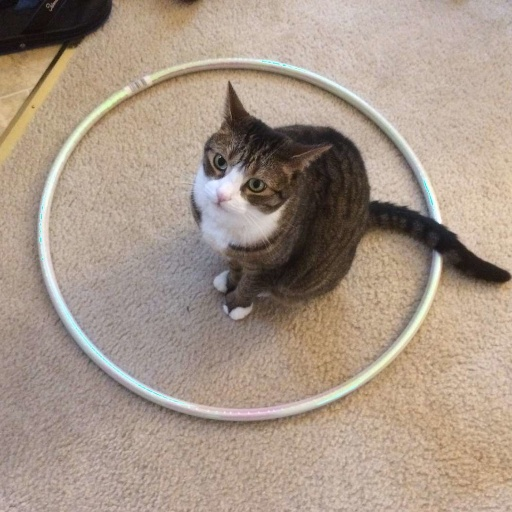
#> input picture images/cat.jpg, 512 x 512 px, found by its file name
$ python 1_c.py
#> lines starting #> are read from the running program, lines starting #| are printed output that depends on the picture; after the words box and inside, x2 and y2 are one past the last pixel; in counts of white or black regions, pixels touching at a corner belong together
import cv2
import matplotlib.pyplot as plt
import numpy as np


def histogram(image):
	y = [ 0 for i in range(256) ]
	x = [ i for i in range(256) ]

	for i in range(image.shape[0]):
		for j in range(image.shape[1]):
			y[image[i,j]] += 1

	return x, y


def single_threshold_segment(image, threshold=127):
	for i in range(image.shape[0]):
		for j in range(image.shape[1]):
			if image[i, j] > threshold:
				image[i, j] = 1
			else:
				image[i, j] = 0
	return image

if __name__ == '__main__':
	img = cv2.imread('cat.jpg', cv2.IMREAD_GRAYSCALE)
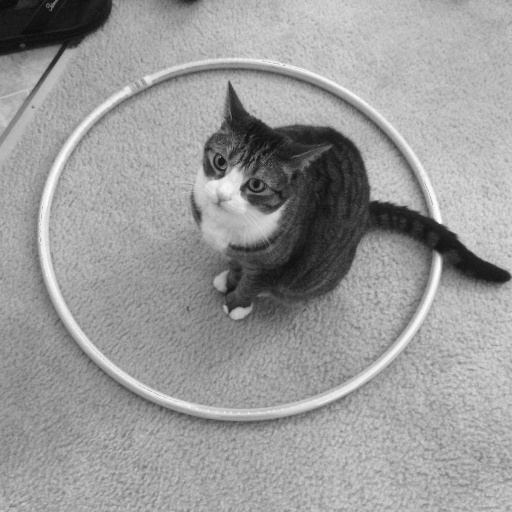
#> img: shape (512, 512); min 9, max 255, mean 154

	hist = histogram(img)
	segmented_image = single_threshold_segment(img, threshold=150)
#> after the loop in single_threshold_segment, `for i in range(image.shape[0]):`:
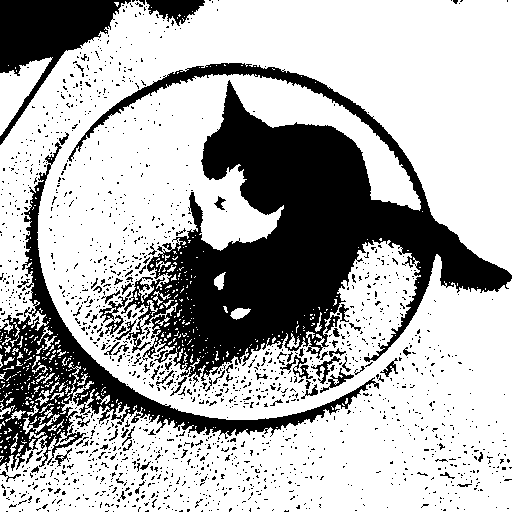
#> image: shape (512, 512); values 0 (black) and 1 (white), 70% white; 1635 black regions (1558 under 20 px), largest, box (x1, y1, x2, y2) and area: (68, 63, 512, 387) 47252, (0, 142, 379, 472) 14415, (0, 0, 131, 145) 6736
	img = cv2.imread('cat.jpg', cv2.IMREAD_GRAYSCALE)

	plt.subplot(1,3,1)
	plt.imshow(img, cmap='gray')
	plt.title('Original Image')
	plt.axis('off')
	plt.subplot(1,3,2)
	plt.bar(hist[0], hist[1])
	plt.title('Histogram of the Image')
	plt.axis('on')
	plt.subplot(1,3,3)
	plt.imshow(segmented_image, cmap='gray')
	plt.title('Segmented Image')
	plt.axis('off')

	plt.show()
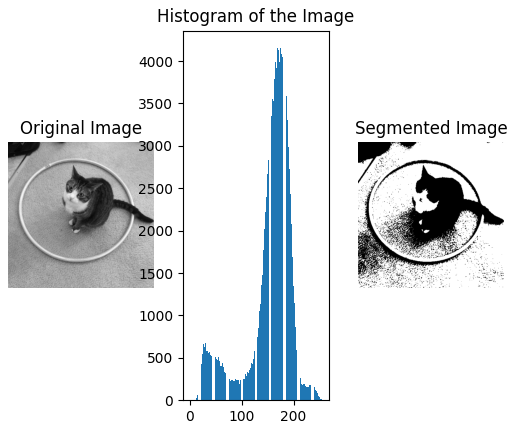
#> figure drawn by matplotlib, 3 panels; panel 2: tallest bar 4152 high, from x = 168.6 to 169.4

$ run again, with images/applo17_boulder_noisy.tif saved as images/cat.jpg
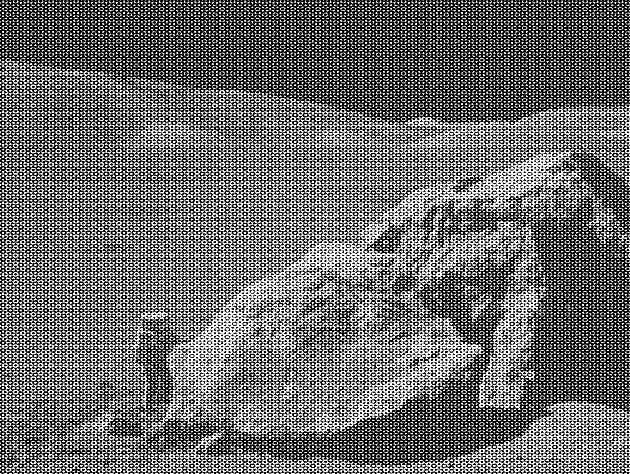
#> input picture images/applo17_boulder_noisy.tif, 630 x 474 px, found by its file name
#> img is the input picture: shape (474, 630); min 0, max 255, mean 108.2
#> after the loop in single_threshold_segment, `for i in range(image.shape[0]):`:
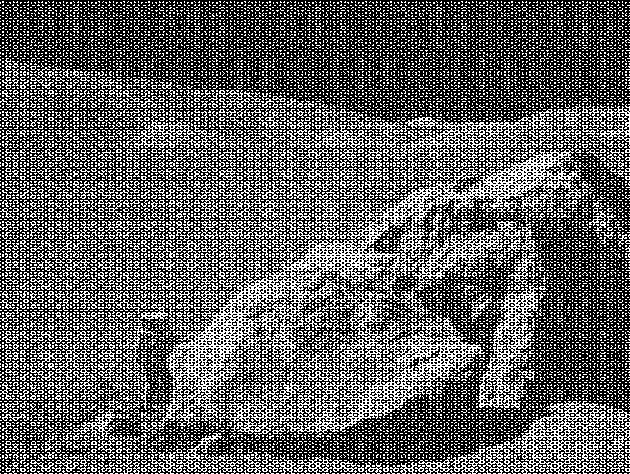
#> image: shape (474, 630); values 0 (black) and 1 (white), 37.4% white in thin lines or dots
#> `plt.show()`:
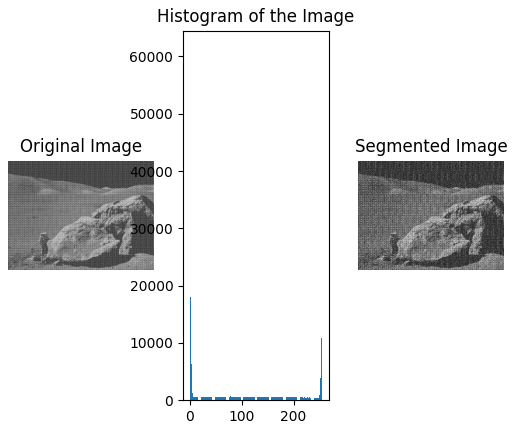
#> figure drawn by matplotlib, 3 panels; panel 2: tallest bar 61438 high, from x = -0.4 to 0.4
